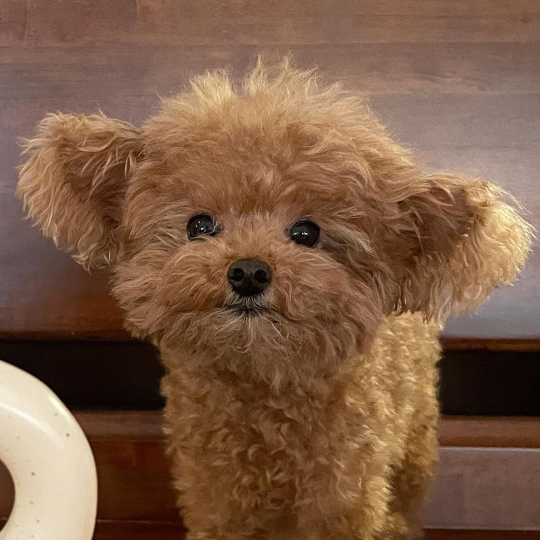
#> input picture day09/dinga.jpg, 1080 x 1080 px, found by its file name (shown at 1/2 size)
$ python p59_opencv.py
#> lines starting #> are read from the running program, lines starting #| are printed output that depends on the picture
# file: p59_opencv.py
# desc: OpenCV 활용

# OpenCV 실시간 이미지 프로세싱 라이브러리
'''
> pip install opencv-python
'''
import cv2

# print(cv2.__version__) # OpenCV 설치 확인용(4.9.0)

image = cv2.imread('./day09/dinga.jpg',cv2.IMREAD_UNCHANGED)    # cv2.IMREAD_GRAYSCALE -> 컬러이미지를 흑백으로 변환
#> image is the input picture: shape (1080, 1080, 3); mean B, G, R 69.4, 92.3, 125.5
gray = cv2.cvtColor(image, cv2.COLOR_BGR2GRAY)  # 원본을 흑백으로 변경
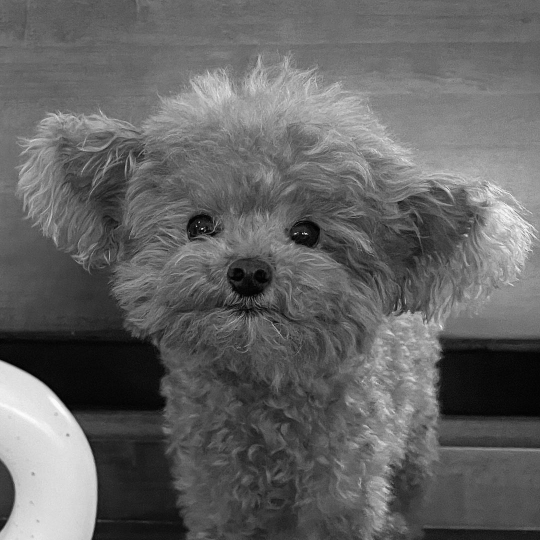
#> gray: shape (1080, 1080) (shown at 1/2 size); min 0, max 255, mean 99.6

height, width, channel = image.shape
#> height = 1080; width = 1080; channel = 3
print(width, height, channel)
#| 1080 1080 3

sizeSmall = cv2.resize(image, (width//2, height//2))
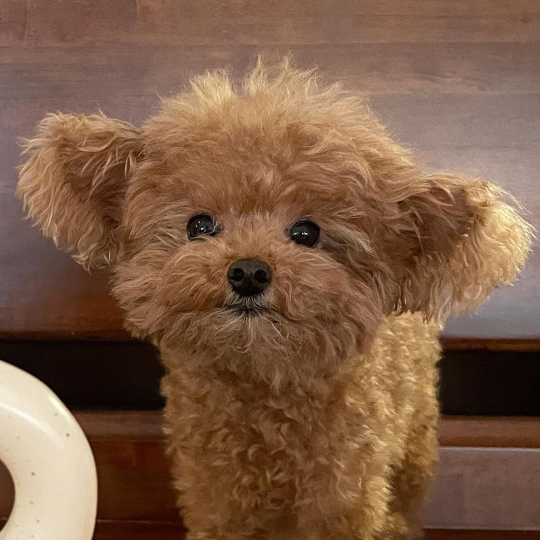
#> sizeSmall: shape (540, 540, 3); mean B, G, R 69.6, 92.4, 125.6

img_cropped = image[:, :(width//2)] # x축을 반으로 잘라 반만 나오도록
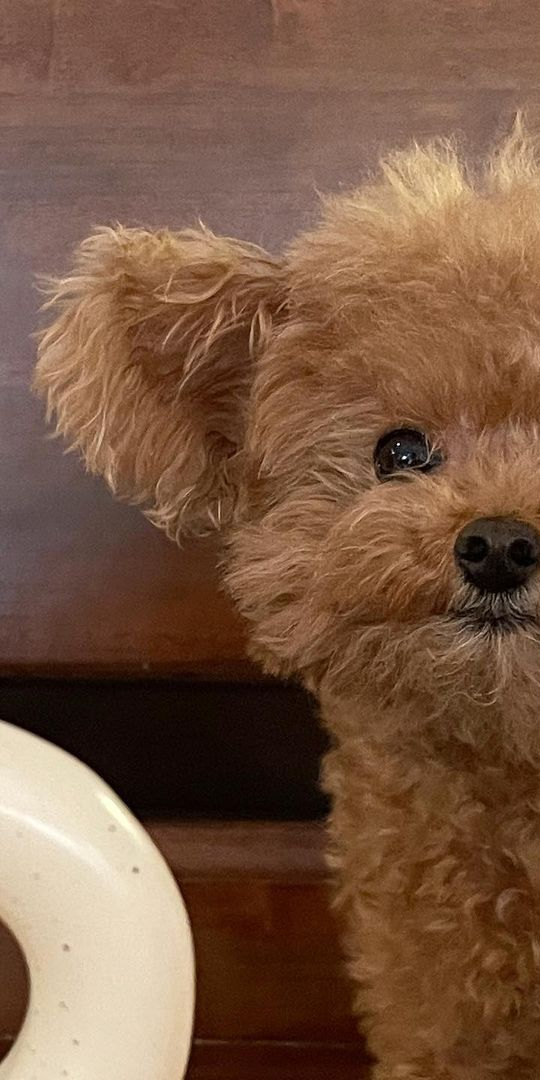
#> img_cropped: shape (1080, 540, 3); mean B, G, R 66.5, 88.2, 121.1

cv2.imshow('dinga dinga ding~', image)  # 원본
cv2.imshow('dinga dinga ding~, gray', gray) # 흑백
cv2.imshow('dinga dinga ding~, ReduceSize', sizeSmall)  # 반으로 줄인 사이즈
cv2.imshow('Half Dinga', img_cropped)

cv2.waitKey(0)
cv2.destroyAllWindows()

$ run again, with day09/barabara.jpg copied over day09/dinga.jpg
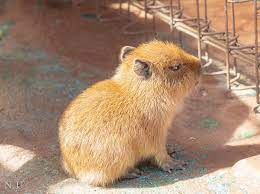
#> input picture day09/barabara.jpg, 260 x 194 px, found by its file name
#> image is the input picture: shape (194, 260, 3); mean B, G, R 114, 138.1, 168.9
#> `gray = cv2.cvtColor(image, cv2.COLOR_BGR2GRAY)`:
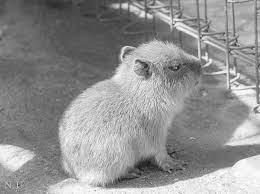
#> gray: shape (194, 260); min 17, max 254, mean 144.6
#| 260 194 3
#> `img_cropped = image[:, :(width//2)]`:
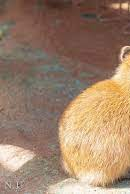
#> img_cropped: shape (194, 130, 3); mean B, G, R 106.5, 129.6, 157.4

$ run again, with day09/bbraa.jpg copied over day09/dinga.jpg
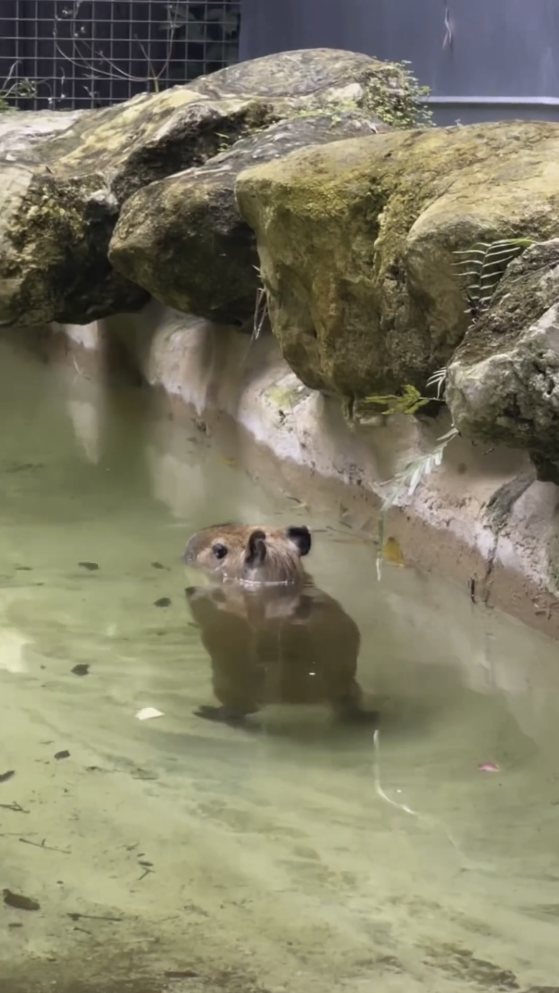
#> input picture day09/bbraa.jpg, 1117 x 1986 px, found by its file name (shown at 1/2 size)
#> image is the input picture: shape (1986, 1117, 3); mean B, G, R 102.4, 126, 129.5
#> `gray = cv2.cvtColor(image, cv2.COLOR_BGR2GRAY)`:
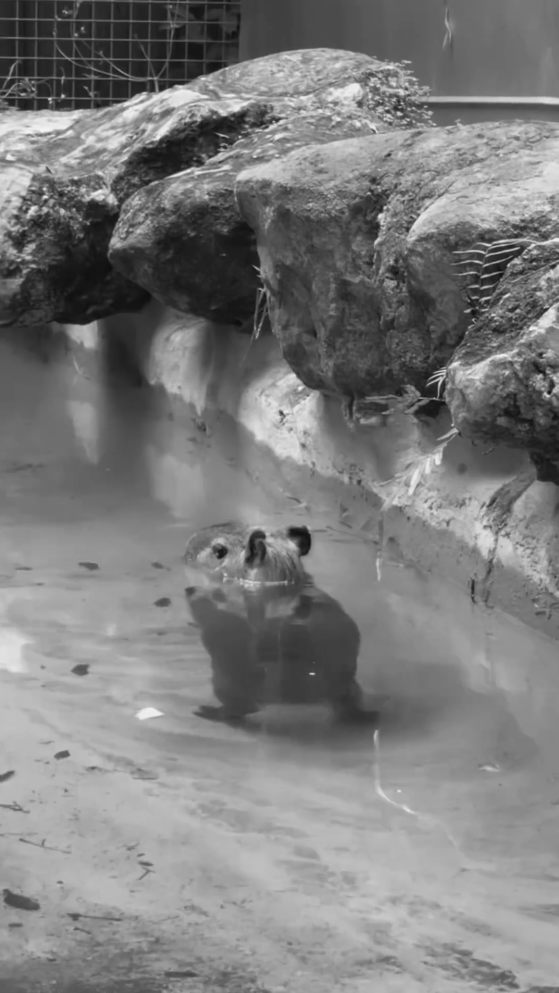
#> gray: shape (1986, 1117) (shown at 1/2 size); min 9, max 249, mean 124.4
#| 1117 1986 3
#> `img_cropped = image[:, :(width//2)]`:
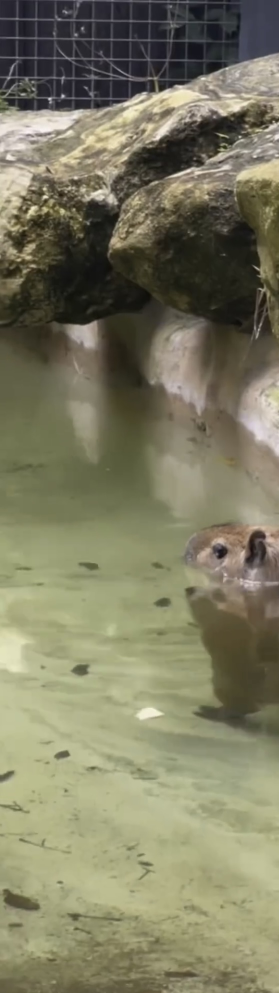
#> img_cropped: shape (1986, 558, 3) (shown at 1/2 size); mean B, G, R 98.1, 123.3, 125.4

$ run again, with day09/cat.jpg copied over day09/dinga.jpg
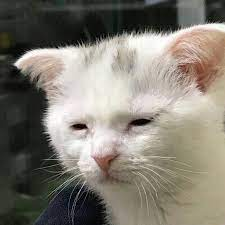
#> input picture day09/cat.jpg, 225 x 225 px, found by its file name
#> image is the input picture: shape (225, 225, 3); mean B, G, R 114.3, 124.3, 129.6
#> `gray = cv2.cvtColor(image, cv2.COLOR_BGR2GRAY)`:
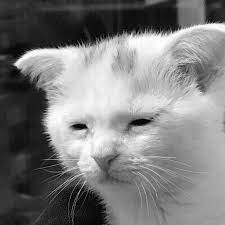
#> gray: shape (225, 225); min 0, max 255, mean 124.7
#| 225 225 3
#> `img_cropped = image[:, :(width//2)]`:
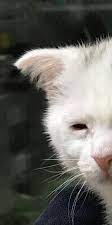
#> img_cropped: shape (225, 112, 3); mean B, G, R 94.5, 99.1, 100.6
